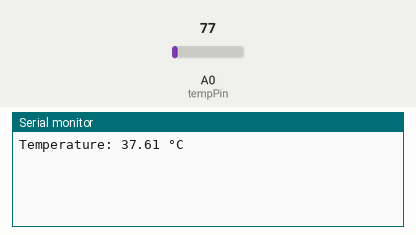
This sketch was run on a simulated Arduino Uno R4 Minima. On the bench: the last lines printed to the serial monitor. Inputs (shaded band) come from the test bench; at power-on: A0 (tempPin) = 77 (analog values on the 0–1023 scale).

Above: at 1.2 s.
1.3 s: A0 (tempPin) set to 92
At 2.7 s:
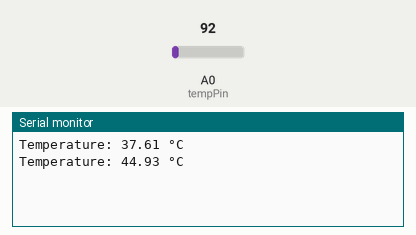
2.8 s: A0 (tempPin) set to 107
At 5.7 s:
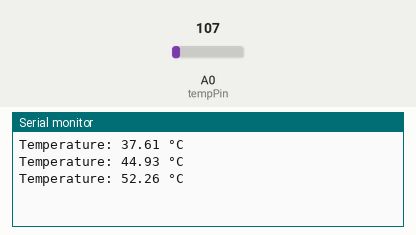
Timing chart, 0 to 7.2 s (numbered marks = the images above; inputs shaded):
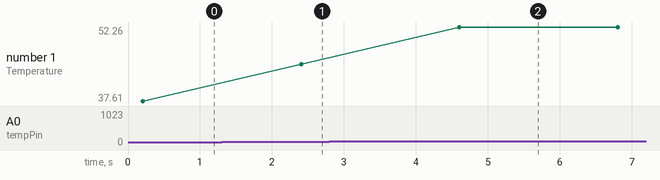

The sketch:

temperature_lm35.ino
```cpp
// EV Digital Twin - Phase 10: ambient temperature sensor (Arduino UNO R4 WiFi)
//
// Sensor : LM35 analog temperature sensor, 10 mV per °C
// Wiring : LM35 +Vs -> 5V, Vout -> A0, GND -> GND  (low-voltage only;
//          never connect anything here to the EV or charger high-voltage side)
// Measures: AMBIENT / charger-area air temperature, NOT battery-cell temperature.
// Output : one line every ~2.2 s at 9600 baud, e.g.  "Temperature: 31.26 °C"
//          laptop-1/backend/scripts/arduino-gateway.js reads these lines.
//          Keep the "Temperature: <number>" format if you change the sketch.
// Calibration: none (readings are stored as "uncalibrated"). See
//          what_I_did/phase10_arduino.md for a one-point offset calibration.
//
// The code below is exactly the sketch that was running during Phase 10.

const int tempPin = A0;

void setup() {
  Serial.begin(9600);
  analogReadResolution(12);
}

void loop() {
  long total = 0;

  // Take 20 readings for better accuracy
  for (int i = 0; i < 20; i++) {
    total += analogRead(tempPin);
    delay(10);
  }

  float average = total / 20.0;

  // Convert ADC reading into voltage
  float voltage = average * (5.0 / 4095.0);

  // LM35 gives 10mV per degree Celsius
  float temperature = voltage * 100.0;

  Serial.print("Temperature: ");
  Serial.print(temperature);
  Serial.println(" °C");

  delay(2000);
}
```

Measured:
- after the input at 1.3 s, the serial monitor: prints a new line after 1.1 s (image 1)
- after the input at 2.8 s, the serial monitor: prints a new line after 1.8 s (image 2)
- plotted number 1: 37.61 → 44.93 after the input at 1.3 s, 44.93 → 52.26 after the input at 2.8 s
